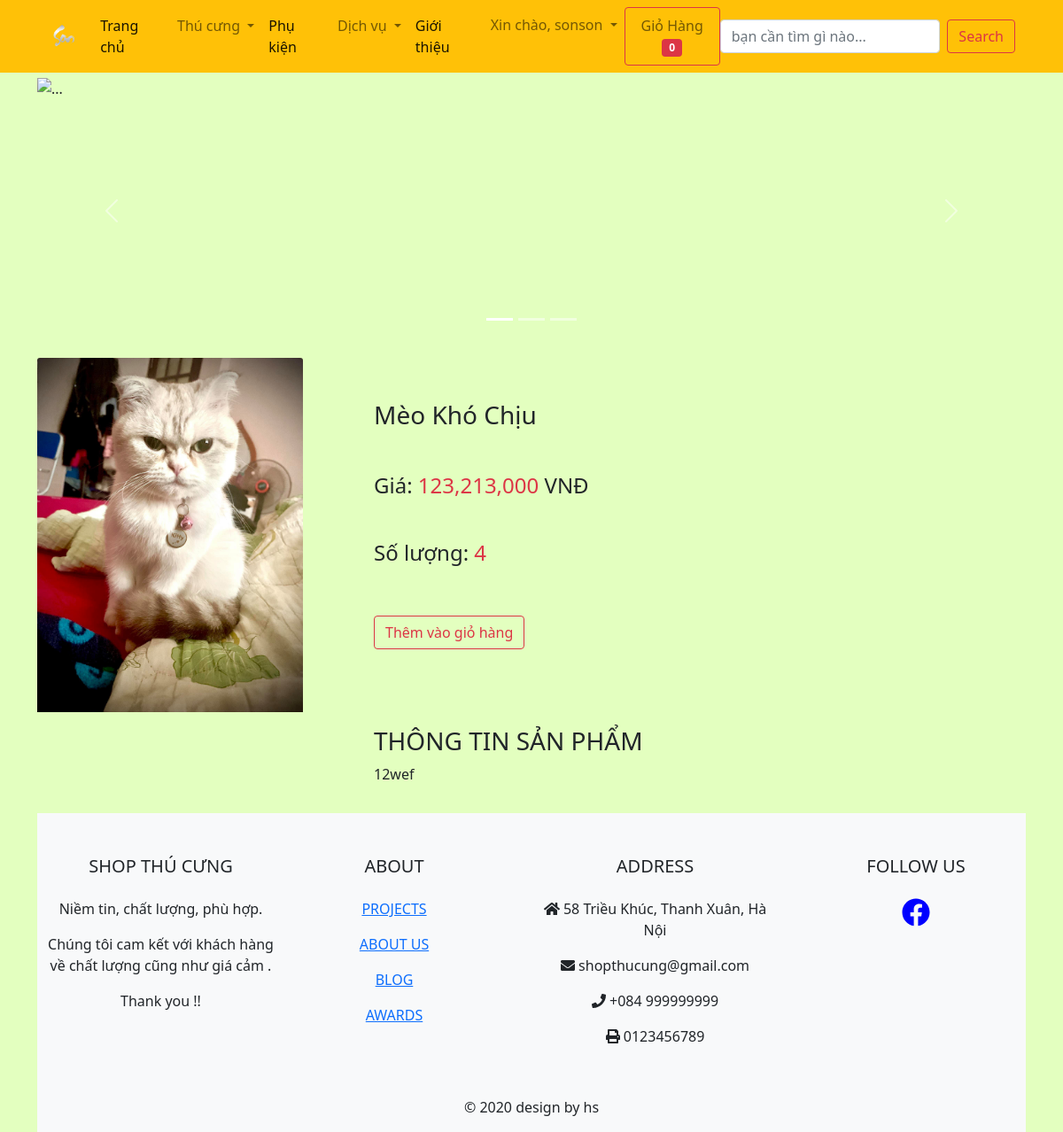
/index.php?c=xem_san_pham&a=xem_chi_tiet&ma_san_pham=30 (signed in), run on the app's committed database.
### tables this page shows
CREATE TABLE `quan_li_san_pham` (
  `id` int(11) NOT NULL,
  `ten_san_pham` varchar(255) NOT NULL,
  `anh_san_pham` varchar(255) NOT NULL,
  `gia` float NOT NULL,
  `so_luong` int(11) NOT NULL,
  `mo_ta` text NOT NULL,
  `tinh_trang` tinyint(1) NOT NULL,
  `id_loai_san_pham` int(11) NOT NULL
);

### public/index.php (called while the page is built)
<?php
require_once('route.php');

### public/modules/xemct.php (the view, shortened to what this page needs)
<?php
    if (isset($_GET['ma_san_pham'])) {
        $id = $_GET['ma_san_pham'];
        $sql = "SELECT * FROM quan_li_san_pham WHERE id = $id LIMIT 1";
        $rs = mysqli_query($conn, $sql);
        $each = mysqli_fetch_array($rs);
    }
?>
<div class="row mt-3 mb-3">
   <div class="col-sm-4">
       <img src="<?= $each['anh_san_pham'] ?>" alt="" class="card-img-top" style="width: 300px">
   </div>
   <div class="col-sm-6">
       <h3 class="mt-5"><?= $each['ten_san_pham'] ?></h3>
       <h4 class="mt-5">Giá: <span class="text-danger"><?= number_format($each['gia']) ?></span> VNĐ</h4>
       <h4 class="mt-5">Số lượng: <span class="text-danger"><?= $each['so_luong'] ?></span> </h4>
       <a class="btn btn-outline-danger mt-5" href="index.php?c=gio_hang&a=them_gio_hang&id=<?= $each['id'] ?>">Thêm vào giỏ hàng</a>
   </div>
</div>
<div class="row mt-3 mb-3">
    <div class="col-sm-4"></div>
    <div class="col-sm-6">
        <h3>THÔNG TIN SẢN PHẨM</h3>
    <?= $each['mo_ta'] ?>
    </div>
</div>

### public/layouts/style.css (style rules this page uses)
body { background-color: rgb(227, 255, 191) !important; }

### data on the page
quan_li_san_pham: anh_san_pham (picture), ten_san_pham "Mèo Khó Chịu", gia "123,213,000", so_luong "4", mo_ta "12wef"

### other printed values
$_SESSION['dang-nhap']['ten-dang-nhap'] "sonson"
